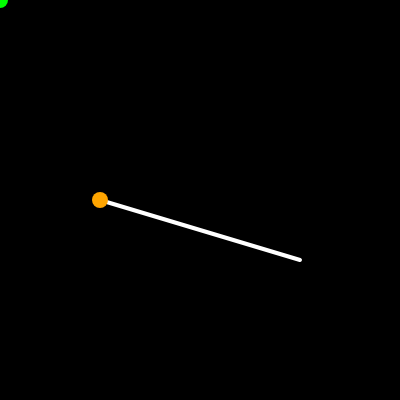
Frame 1 (no input)
Frame 60 (no input): identical to frame 1, image omitted
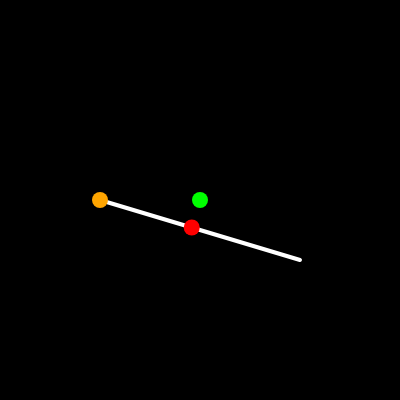
Frame 120 (the mouse pressed at the canvas centre since frame 60)

The p5.js sketch that drew these frames (run headless with seeded random() and noise() and a simulated clock; from frame 60 on, the mouse is pressed at the canvas centre):

// p5.js sketch
// ── sketch.js
let path;

function setup() {
  createCanvas(400, 400);
  path = createVector(200, 60);
}

function vectorProjection(a, b) {
  // according to dot product formula, b needs to be unit vector
  let bCopy = b.copy().normalize();
  let sp = a.dot(bCopy);
  bCopy.mult(sp);
  return bCopy;
}

function draw() {
  background(0);
  strokeWeight(4);
  stroke(255);
  let pos = createVector(100, 200);

  let mouse = createVector(mouseX, mouseY);
  let a = p5.Vector.sub(mouse, pos);

  // draw the path line
  line(pos.x, pos.y, pos.x + path.x, pos.y + path.y);

  let v = vectorProjection(a, path);

  strokeWeight(8);
  stroke(0, 0, 255);

  strokeWeight(1);
  stroke(255);

  // pos
  fill(255, 165, 0);
  noStroke();
  circle(pos.x, pos.y, 16);

  // green for mouse
  fill(0, 255, 0);
  noStroke();
  circle(pos.x + a.x, pos.y + a.y, 16);
  // red for sp - scalar projection
  fill(255, 0, 0);
  noStroke();
  circle(v.x + pos.x, v.y + pos.y, 16);
}
